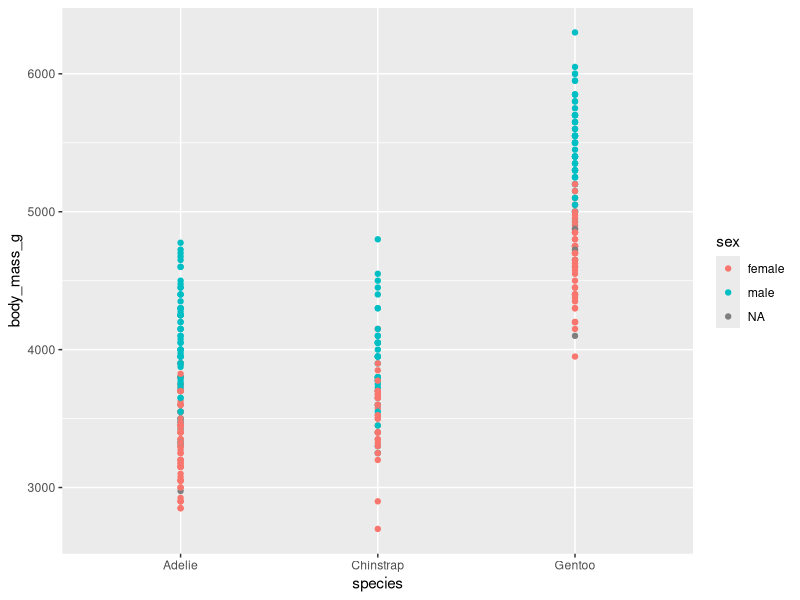
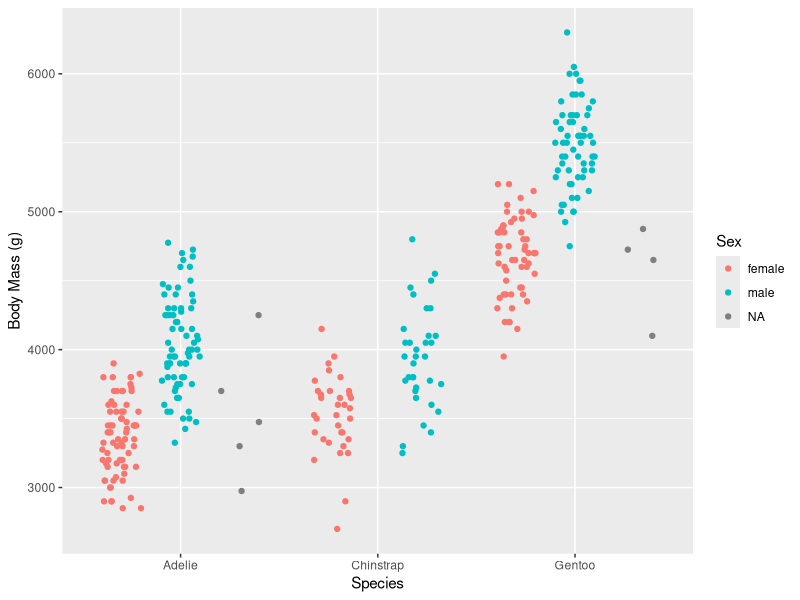
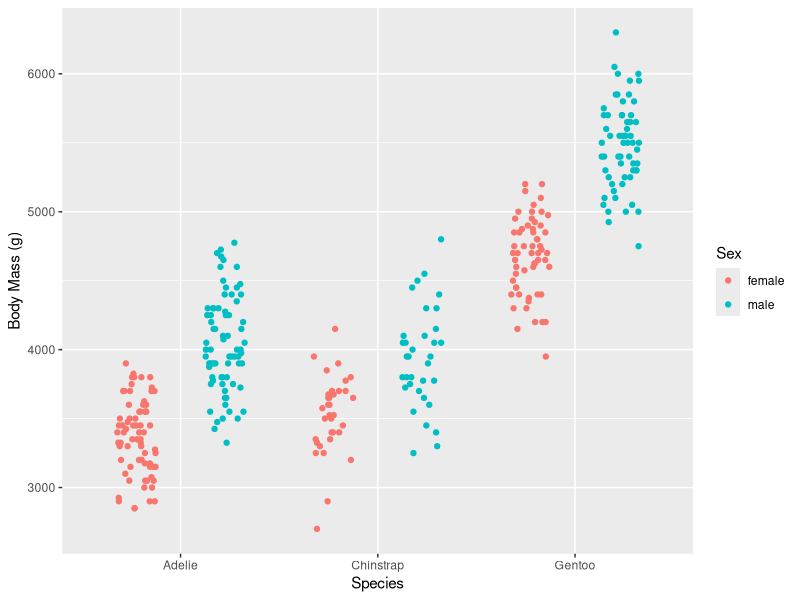
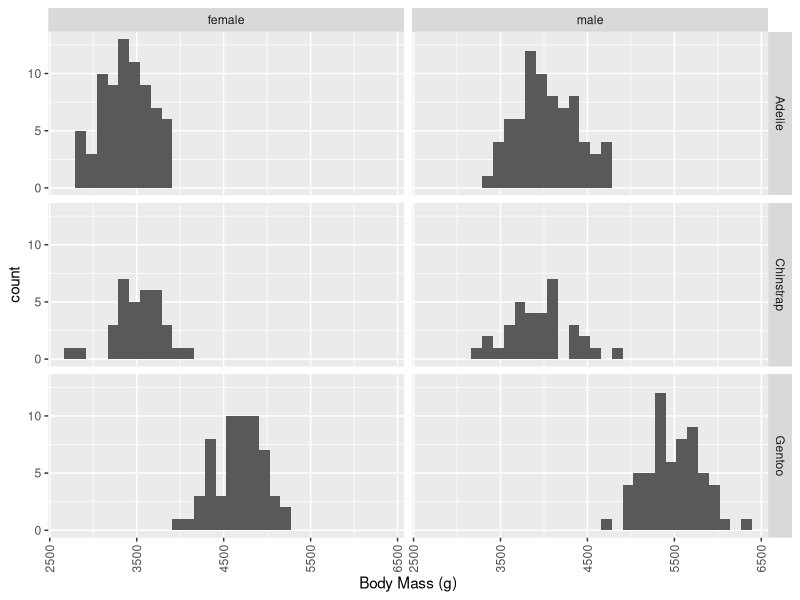
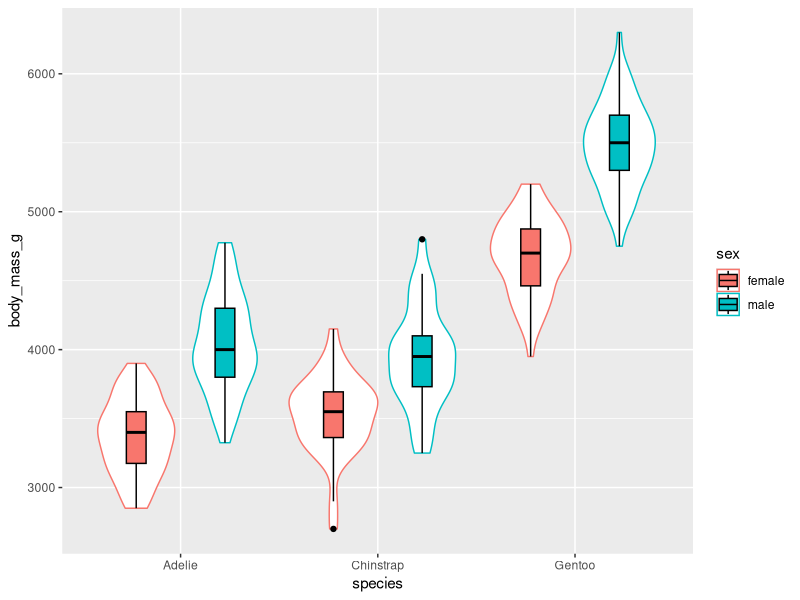

Source code (R) for these figures, in order:
## ---- chunk 1

knitr::opts_chunk$set(echo = TRUE, warning = FALSE, message = FALSE)

## ---- chunk 2

# install.packages("palmerpenguins")
library(palmerpenguins)
library(ggplot2)
library(dplyr)

dat <- as.data.frame(penguins) # rename dataset
str(dat) # structure of dataset

## ---- chunk 3

ggplot(dat, aes(x = species, y = body_mass_g, color = sex)) +
  geom_point()

# Improve readability

ggplot(dat, aes(x = species, y = body_mass_g, color = sex)) +
  geom_point(position=position_jitterdodge(dodge.width=0.9)) +
  ylab("Body Mass (g)") +
  xlab("Species") +
  scale_color_discrete(name = "Sex")

## ---- chunk 4

dat = subset(dat, !is.na(sex)) 

unique(dat$sex)

## ---- chunk 5

ggplot(dat, aes(x = species, y = body_mass_g, color = sex)) +
  geom_point(position=position_jitterdodge(dodge.width=0.9)) +
  ylab("Body Mass (g)") +
  xlab("Species") +
  scale_color_discrete(name = "Sex")

# Display distributions

ggplot(dat, aes(x = body_mass_g)) +
  geom_histogram() +
  xlab("Body Mass (g)") + 
  facet_grid(species ~ sex) + 
  theme(axis.text.x = element_text(angle = 90, vjust = 0.5, hjust=1))

# Other option

ggplot(dat) +
  aes(x = species, y = body_mass_g) +
  geom_violin(aes(color = sex), position = position_dodge(0.9)) +
  geom_boxplot(color = "black", aes(fill = sex), width = 0.2, position = position_dodge(0.9))

## ---- chunk 6

# mean by group
group_by(dat, sex, species) %>%
  summarise(
    mean = round(mean(body_mass_g, na.rm = TRUE)),
    sd = round(sd(body_mass_g, na.rm = TRUE))
  )

## ---- chunk 7

dat_male =  subset(dat, sex == "male")

## ---- chunk 8

shapiro.test(dat_male[dat_male$species == "Adelie", "body_mass_g"])
shapiro.test(dat_male[dat_male$species == "Chinstrap", "body_mass_g"])
shapiro.test(dat_male[dat_male$species == "Gentoo", "body_mass_g"])

## ---- chunk 9

bartlett.test(body_mass_g ~ species, dat_male) 
## ---- chunk 10

# Fit model 
mod = aov(body_mass_g ~ species,
          data = dat_male)

# Return outputs (including p-value)
summary(mod)

## ---- chunk 11

pairwise.t.test(dat_male$body_mass_g, dat_male$species)

## ---- chunk 12

# Kruskal-Wallis test
kruskal.test(body_mass_g ~ species, dat_male)

## ---- chunk 13

# Wilcoxon test
pairwise.wilcox.test(dat_male$body_mass_g, dat_male$species)

## ---- chunk 14

# Fit model 
mod = aov(body_mass_g ~ species + sex,
          data = dat)

# Return outputs (including p-value)
summary(mod)
